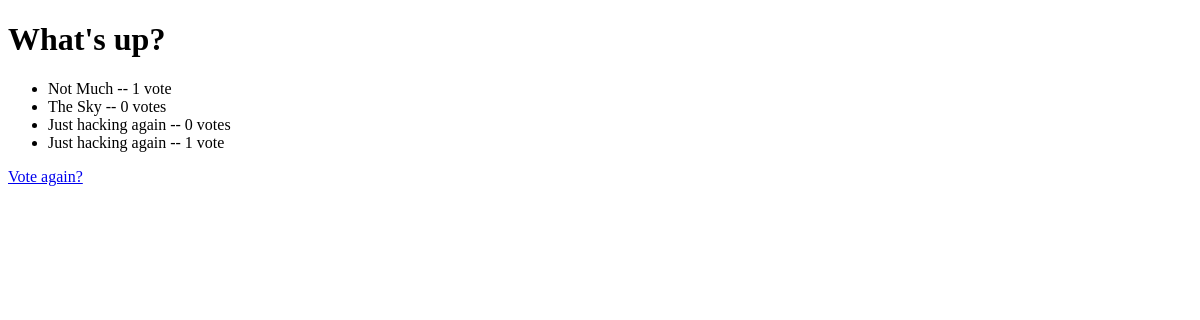
The page /polls/1/results on the database as committed earlier.
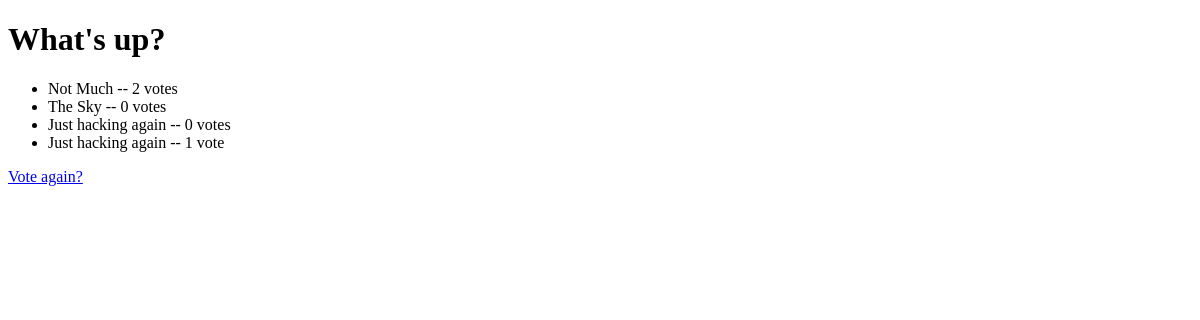
The same page on the database as committed later.
### polls/models.py (models this page shows, shortened)
class Choice(models.Model):
    question = models.ForeignKey(Question,on_delete = models.CASCADE)
    choice_text = models.CharField(max_length=200)
    votes = models.IntegerField(default=0)

### polls/views.py (the view)
# urls.py: path("<int:pk>/results", views.ResultsView.as_view(), name="results"),
class ResultsView(generic.DetailView):
    model = Question
    template_name = "polls/results.html"

### polls/templates/polls/results.html (shortened to what this page needs)
<!DOCTYPE html>
<html lang="en">
<head>
</head>
<body>
<h1>{{ question.question_text }}</h1>
<ul>
{% for choice in question.choice_set.all %}
    <li>{{ choice.choice_text }} -- {{ choice.votes }} vote{{ choice.votes|pluralize }}</li>
{% endfor %}
</ul>
<a href="{% url 'polls:detail' question.id %}">Vote again?</a>
</body>
</html>

Rows that differ between the two databases and show on the page:
changed Choice "Not Much": votes "1" → "2"
